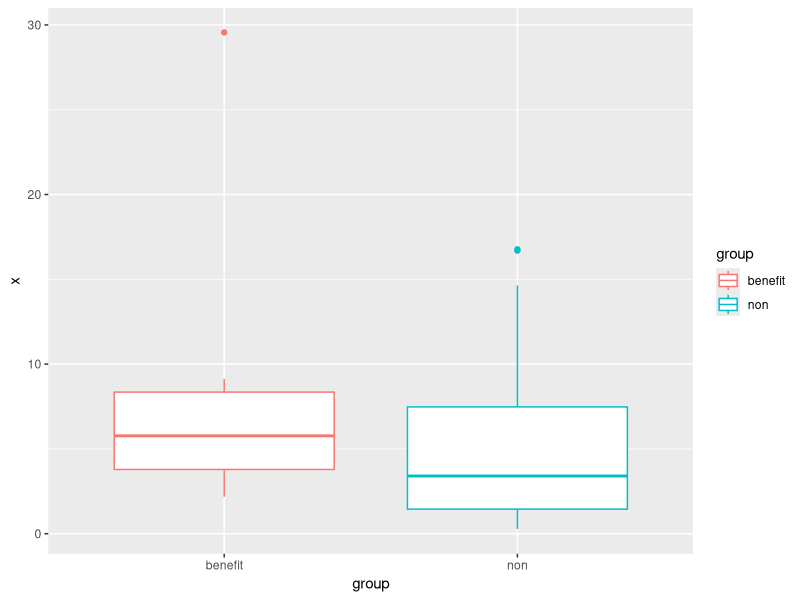
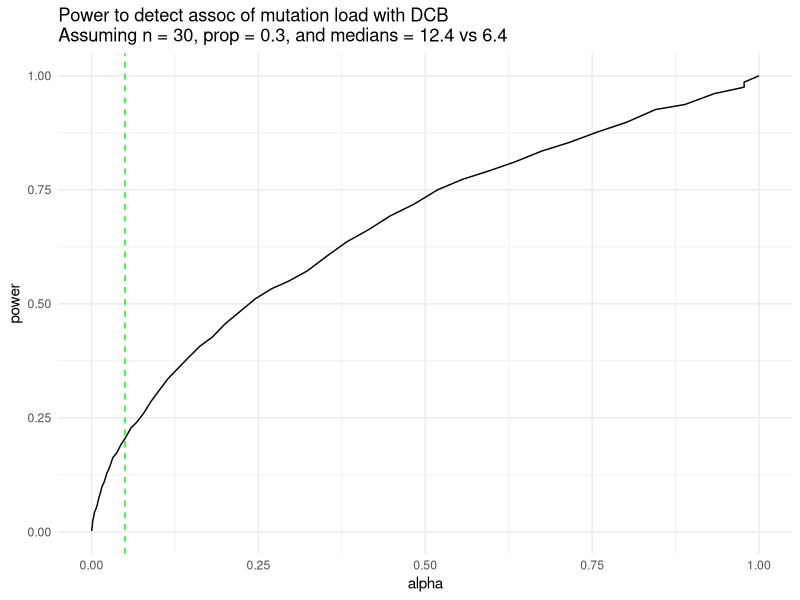
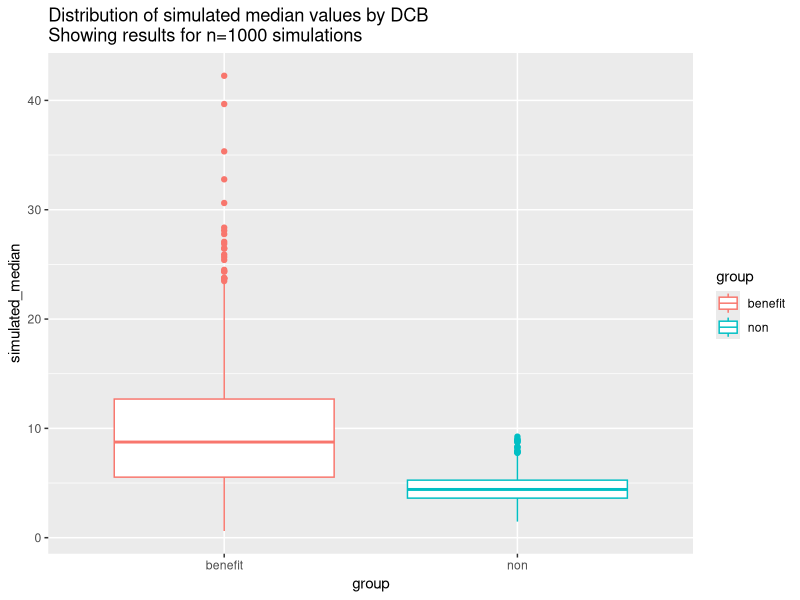
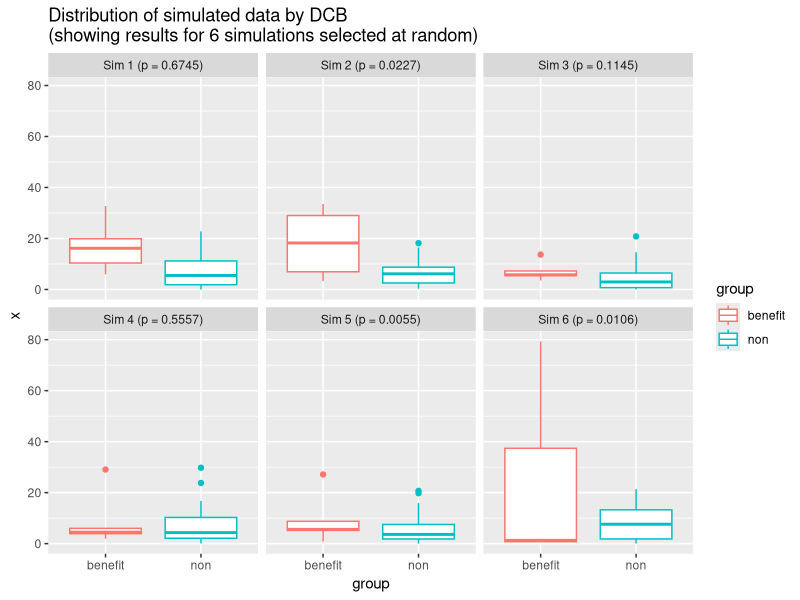

Reproduce these figures in R, in order.
## ---- chunk 1
knitr::opts_chunk$set(echo = TRUE, warning = FALSE)
## ---- chunk 2
suppressPackageStartupMessages(suppressMessages(suppressWarnings(library(tidyverse))))
set.seed(12344556)
## ---- chunk 3
library(tidyverse)

## generate simulated data 
sim_data <- function(index = 1, 
                     n = 30,
                     loc_benefit = 12.4,
                     loc_non = 6.4,
                     prop_benefit = 0.2
) {
  n_benefit = n*prop_benefit
  n_non = n*(1-prop_benefit)
  sim_f = function(n, loc) rexp(n = n, rate = 1/loc)
  x_benefit <- sim_f(n = n_benefit, loc = loc_benefit)
  x_non <- sim_f(n = n_non, loc = loc_non)
  df <- tbl_df(list(x = x_benefit, group = 'benefit')) %>%
    bind_rows(tbl_df(list(x = x_non, group = 'non')))
  df
}
## ---- chunk 4
df <- sim_data()
df %>% head()
## ---- chunk 5
ggplot(df, aes(y = x, x = group, group = group, colour = group)) +
  geom_boxplot()
## ---- chunk 6
sim_df <- seq_len(1000) %>%
  map(sim_data, loc_benefit = 12.4, loc_non = 6.4, n = 30, prop_benefit = 0.19) 
## ---- chunk 7
median_summary <- sim_df %>%
  map_df(.f = ~ .x %>% group_by(group) %>% summarize(median = median(x)) %>% ungroup() %>% spread(key = group, value = median))
## ---- chunk 8
## compute mann whitney u (wilcoxon ranksum) 
## statistical test for each replicate
res <- sim_df %>%
  map(~ wilcox.test(x ~ group, data = .)) %>%
  map_df(broom::tidy, .id = 'simulation') %>%
  bind_cols(median_summary)
## ---- chunk 9
str(res)
## ---- chunk 10
mean(res$p.value < 0.05)
## ---- chunk 11
## data-prep for plot of power (cum proportion of samples) by alpha (p-value threshold)
sum_res <- res %>%
  dplyr::group_by(`p.value`) %>%
  dplyr::summarize(n_pvalue = n()) %>%
  dplyr::ungroup() %>%
  dplyr::arrange(`p.value`) %>%
  dplyr::mutate(total_n = sum(n_pvalue),
                cum_n = cumsum(n_pvalue),
                power = cum_n/total_n
  ) %>%
  dplyr::rename(alpha = `p.value`)

## plot of power by alpha threshold
ggplot(sum_res, aes(x = alpha, y = power)) + 
  geom_line() + 
  geom_vline(aes(xintercept=0.05), color = 'green', linetype = 'dashed') +
  theme_minimal() +
  ggtitle('Power to detect assoc of mutation load with DCB\nAssuming n = 30, prop = 0.3, and medians = 12.4 vs 6.4')
## ---- chunk 12
## plot of simulated median values, for each simulation
ggplot(res %>% 
         gather(benefit, non, value = 'simulated_median', key = 'group'),
       aes(y = simulated_median, x = group, colour=group, group = group)) + 
  geom_boxplot() +
  ggtitle('Distribution of simulated median values by DCB\nShowing results for n=1000 simulations')
## ---- chunk 13
## plot of simulated data from a single simulation, selected at random
ggplot(sim_df[runif(min=0, max=1000, n=6)] %>% 
         dplyr::bind_rows(.id='simulation') %>%
         dplyr::left_join(res, by='simulation') %>%
         dplyr::mutate(sim_label = stringr::str_c('Sim ', simulation, ' (p = ', format.pval(`p.value`, digits = 2), ')')),
       aes(y = x, x = group, colour = group, group = group)) + 
  geom_boxplot() +
  facet_wrap(~ sim_label) +
  ggtitle('Distribution of simulated data by DCB\n(showing results for 6 simulations selected at random)')
